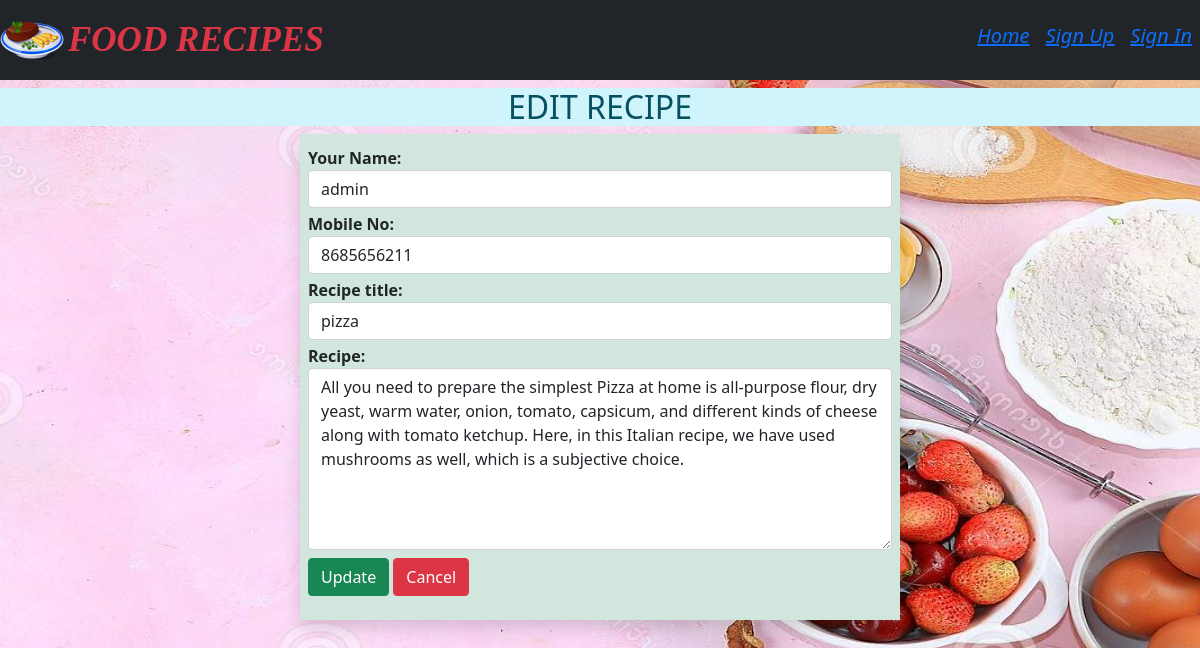
The app's page /EditRecipe/1 with its own data.
### RecipeApp/models.py (models this page shows)
class AllRecipes(models.Model):
    username=models.CharField(max_length=100)
    userphone=models.CharField(max_length=10)
    recipe_title=models.CharField(max_length=100)
    recipe=models.CharField(max_length=10000)
    timedate=models.DateTimeField(auto_now=True,blank=True)

### RecipeApp/views.py (the view)
# urls.py: path('EditRecipe/<int:id>',views.editrcp,name='editRecipe'),
def editrcp(request,id):
    if request.method=='POST':
        upid=AllRecipes.objects.get(pk=id)
        rcp=AddRecipe(request.POST,instance=upid)
        if rcp.is_valid():
            rcp.save()
            rcp=AddRecipe()
    else:
        upid=AllRecipes.objects.get(pk=id)
        rcp=AddRecipe(instance=upid)
    return render(request,'web/edit_recipe.html',{'rcp':rcp})

### RecipeApp/forms.py
class AddRecipe(forms.ModelForm):
    username=forms.CharField(widget=forms.TextInput(attrs={'class':'form-control'}),label='Your Name')
    userphone=forms.CharField(widget=forms.NumberInput(attrs={'class':'form-control'}),label='Mobile No')
    recipe_title=forms.CharField(widget=forms.TextInput(attrs={'class':'form-control'}))
    recipe=forms.CharField(widget=forms.Textarea(attrs={'class':'form-control','rows':7}))
    class Meta:
        model=AllRecipes
        fields=['username','userphone','recipe_title','recipe']

### RecipeApp/templates/web/edit_recipe.html
{% include 'web/base.html' %}
{% block containt %}
<h2 class='alert-info mt-2 text-center'>EDIT RECIPE</h2>
    <div class="col-sm-6 offset-3 shadow alert-success p-2">
        <form action="" method='POST'> {% csrf_token %}
            {% for rc in rcp %}
        <label class='fw-bolder text-dark mt-1'>{{rc.label_tag}}</label>
        {{rc}} {{rc.errors|striptags}}
        {% endfor %}
        <input type="submit" value="Update" class='btn  btn-success mt-2'>
        <a href={% url 'showRecipe' %} class='btn btn-danger mt-2'>Cancel</a>
    </form>
    </div>
{% endblock containt %}

### RecipeApp/templates/web/base.html (style rules this page uses)
#bg { background-size: 1800px 900px; background-repeat: no-repeat; background-position: top; background-attachment: fixed; }

### records on screen
AllRecipes: rcp "admin" "8685656211" "pizza" "All you need to prepare the simplest Pizza at home is all-purpose flour, dry yeast, warm water, onion, tomato, capsicum, and different kinds of cheese along with tomato ketchup. Here, in this Italian recipe, we have used mushrooms as well, which is a subjective choice."

### other values on screen
{{ rc.label_tag }} "Your Name:" "Mobile No:" "Recipe title:" "Recipe:"
